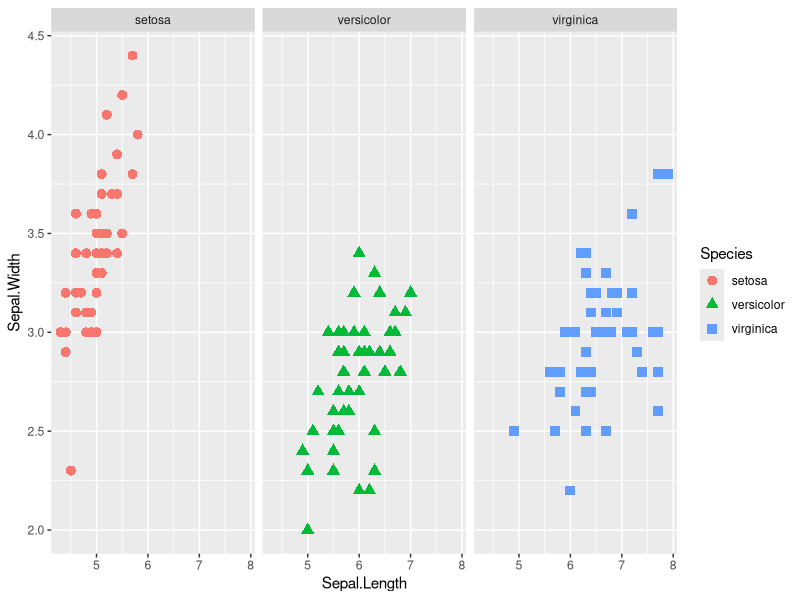
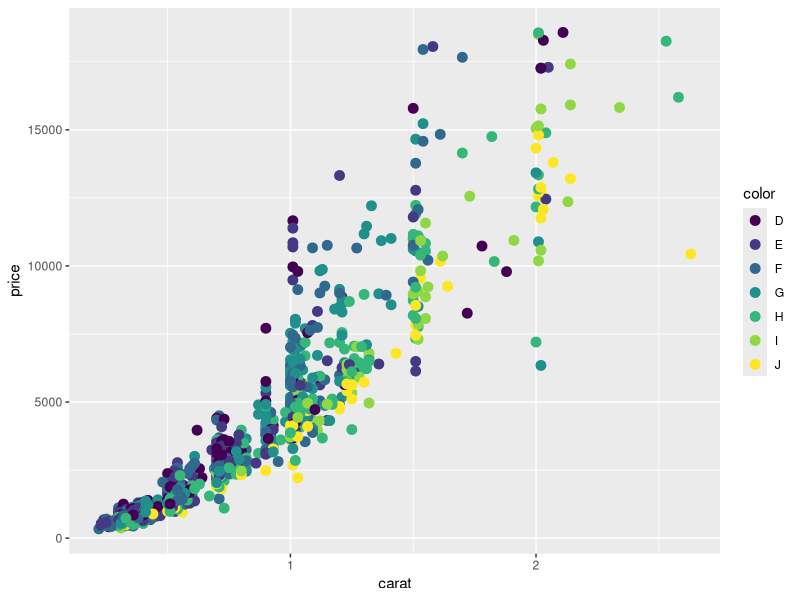
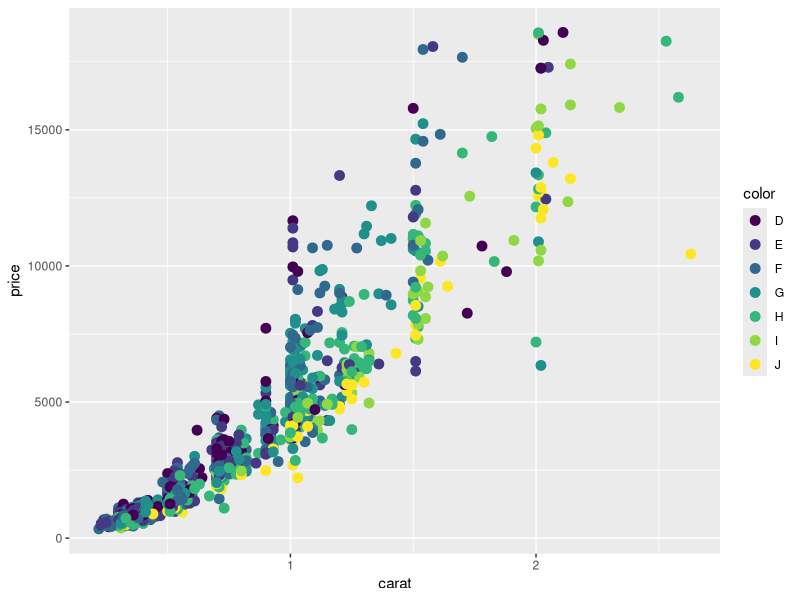
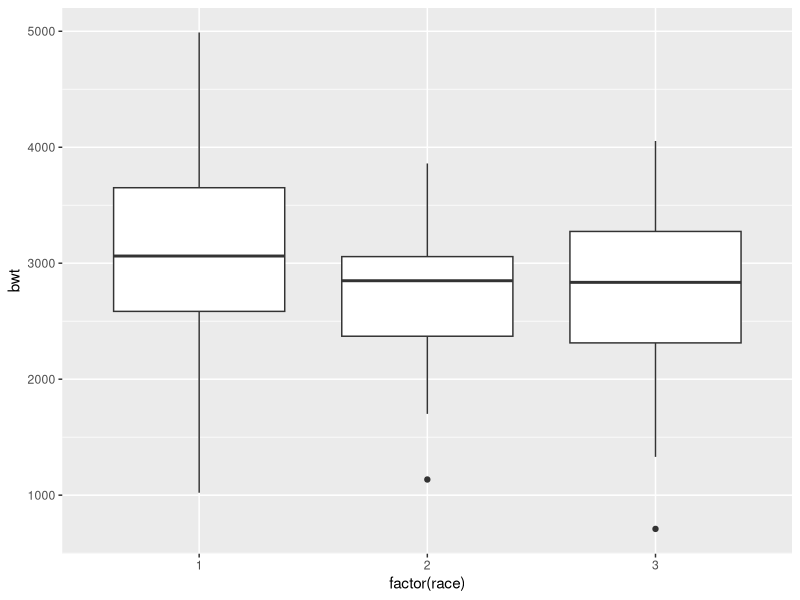
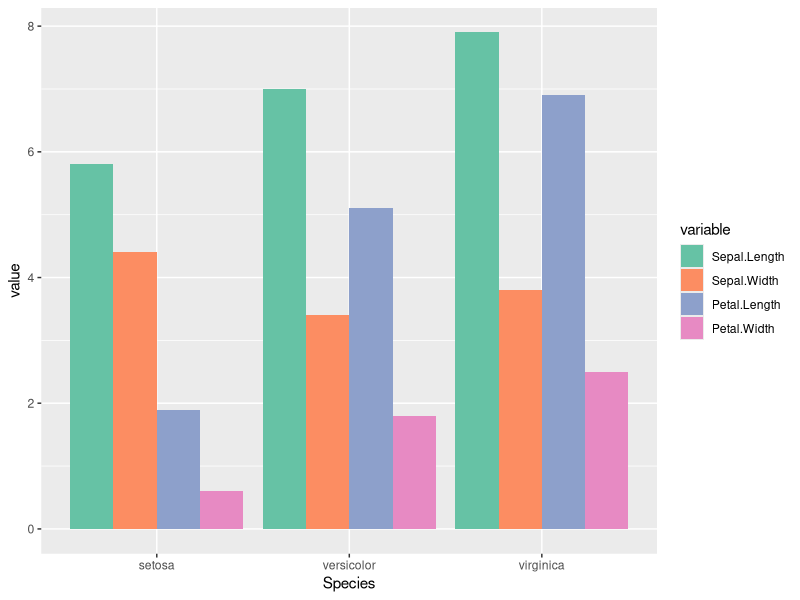
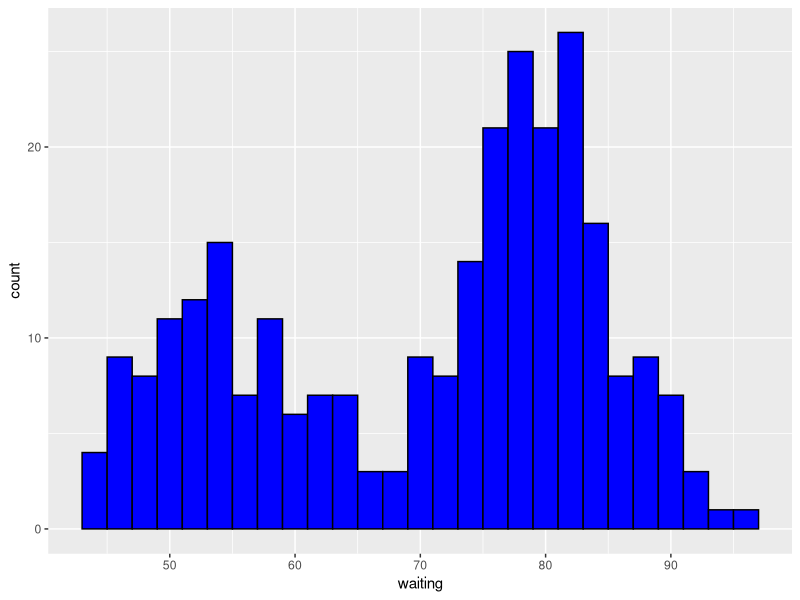
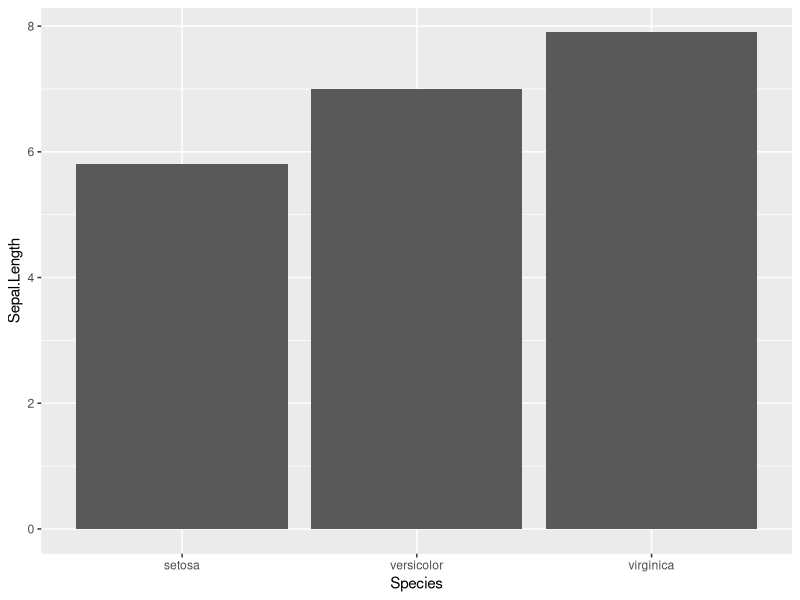
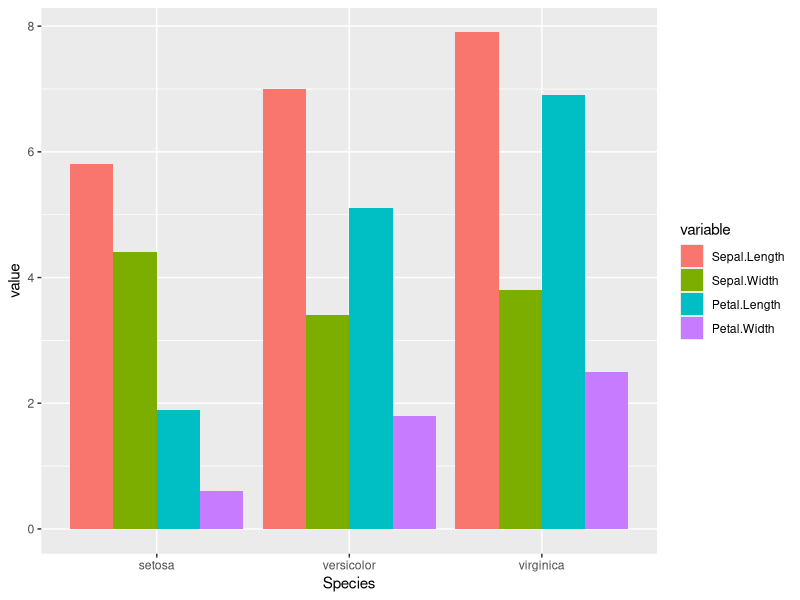

Source code (R) for these figures, in order:
library("ggplot2")
install.packages("ggplot2")
head(iris)
myplot <- ggplot(data = iris, aes(x=Sepal.Length, y = Sepal.Width))
summary(myplot)
ggplot(data = iris, aes(x=Sepal.Length, y = Sepal.Width, color = Species)) + geom_point(aes(shape= Species),
                                                        
size = 3) + facet_grid(.~Species )
install.packages("ggthemes")
library("ggthemes")
d2 <- diamonds[sample(1:dim(diamonds)[1], 1000), ]
ggplot(data= d2, aes(x=carat, y = price, color = color)) + geom_point(size = 3)
names(diamonds)
ggplot(data= d2, aes(x=carat, y = price, color = color)) + geom_point(size = 3)
library(MASS)
ggplot(birthwt,aes(factor(race), bwt)) + geom_boxplot()
library("reshape2")
df <- melt(iris, id.vars = "Species")
library("reshape2")
ggplot(df, aes(Species, value, fill = variable))+geom_bar(stat = "identity",position = "dodge")+scale_fill_brewer(palette= "Set2")
h <- ggplot(faithful, aes(x = waiting))
h + geom_histogram(binwidth = 2, colour = "black",fill = "blue")
ggplot(iris, aes(Species, Sepal.Length))+ geom_bar(stat="identity",position="dodge")
ggplot(df, aes(Species, value, fill= variable)) + geom_bar(stat= "identity", position="dodge")
ggplot(faithful, aes(waiting)) + geom_density()
ggplot(iris, aes(Sepal.Length, Sepal.Width, color = Species))+ geom_point(aes(shape = Species), size=3) +
  geom_smooth(method ="lm") + facet_grid(.~ Species) + theme_bw()

#  a test
